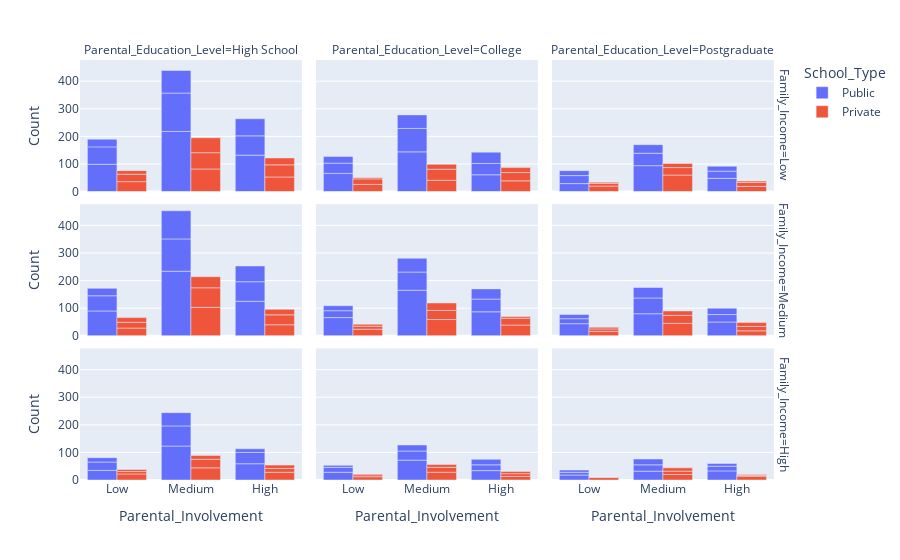

The cell this chart's notebook holds for it:
### Code cell
fig=px.bar(parent_motivation, x='Parental_Involvement', y='Count', color='School_Type', facet_col='Parental_Education_Level',facet_row='Family_Income', barmode='group',
           category_orders={'Parental_Involvement': ['Low', 'Medium', 'High'],
                            'Parental_Education_Level':['High School','College','Postgraduate'],
                            'Family_Income':['Low', 'Medium', 'High']}
            )
fig.show()

### Figure 1 — Plotly figure (JSON) as saved in the notebook; plotly's stock layout.template omitted (floating-point values rounded to 4 significant figures)
{"data": [{"alignmentgroup": "True", "hovertemplate": "School_Type=Public<br>Family_Income=Low<br>Parental_Education_Level=High School<br>Parental_Involvement=%{x}<br>Count=%{y}<extra></extra>", "legendgroup": "Public", "marker": {"color": "#636efa", "pattern": {"shape": ""}}, "name": "Public", "offsetgroup": "Public", "orientation": "v", "showlegend": true, "textposition": "auto", "type": "bar", "x": ["High", "High", "High", "Low", "Low", "Low", "Medium", "Medium", "Medium"], "xaxis": "x7", "y": [132, 70, 62, 99, 63, 28, 218, 139, 82], "yaxis": "y7"}, {"alignmentgroup": "True", "hovertemplate": "School_Type=Public<br>Family_Income=Low<br>Parental_Education_Level=College<br>Parental_Involvement=%{x}<br>Count=%{y}<extra></extra>", "legendgroup": "Public", "marker": {"color": "#636efa", "pattern": {"shape": ""}}, "name": "Public", "offsetgroup": "Public", "orientation": "v", "showlegend": false, "textposition": "auto", "type": "bar", "x": ["High", "High", "High", "Low", "Low", "Low", "Medium", "Medium", "Medium"], "xaxis": "x8", "y": [61, 41, 41, 66, 37, 24, 144, 85, 49], "yaxis": "y8"}, {"alignmentgroup": "True", "hovertemplate": "School_Type=Public<br>Family_Income=Low<br>Parental_Education_Level=Postgraduate<br>Parental_Involvement=%{x}<br>Count=%{y}<extra></extra>", "legendgroup": "Public", "marker": {"color": "#636efa", "pattern": {"shape": ""}}, "name": "Public", "offsetgroup": "Public", "orientation": "v", "showlegend": false, "textposition": "auto", "type": "bar", "x": ["High", "High", "High", "Low", "Low", "Low", "Medium", "Medium", "Medium"], "xaxis": "x9", "y": [48, 26, 18, 29, 29, 18, 94, 45, 31], "yaxis": "y9"}, {"alignmentgroup": "True", "hovertemplate": "School_Type=Public<br>Family_Income=Medium<br>Parental_Education_Level=High School<br>Parental_Involvement=%{x}<br>Count=%{y}<extra></extra>", "legendgroup": "Public", "marker": {"color": "#636efa", "pattern": {"shape": ""}}, "name": "Public", "offsetgroup": "Public", "orientation": "v", "showlegend": false, "textposition": "auto", "type": "bar", "x": ["High", "High", "High", "Low", "Low", "Low", "Medium", "Medium", "Medium"], "xaxis": "x4", "y": [125, 71, 57, 90, 55, 27, 234, 117, 102], "yaxis": "y4"}, {"alignmentgroup": "True", "hovertemplate": "School_Type=Public<br>Family_Income=Medium<br>Parental_Education_Level=College<br>Parental_Involvement=%{x}<br>Count=%{y}<extra></extra>", "legendgroup": "Public", "marker": {"color": "#636efa", "pattern": {"shape": ""}}, "name": "Public", "offsetgroup": "Public", "orientation": "v", "showlegend": false, "textposition": "auto", "type": "bar", "x": ["High", "High", "High", "Low", "Low", "Low", "Medium", "Medium", "Medium"], "xaxis": "x5", "y": [87, 46, 37, 66, 25, 18, 165, 66, 50], "yaxis": "y5"}, {"alignmentgroup": "True", "hovertemplate": "School_Type=Public<br>Family_Income=Medium<br>Parental_Education_Level=Postgraduate<br>Parental_Involvement=%{x}<br>Count=%{y}<extra></extra>", "legendgroup": "Public", "marker": {"color": "#636efa", "pattern": {"shape": ""}}, "name": "Public", "offsetgroup": "Public", "orientation": "v", "showlegend": false, "textposition": "auto", "type": "bar", "x": ["High", "High", "High", "Low", "Low", "Low", "Medium", "Medium", "Medium"], "xaxis": "x6", "y": [50, 27, 23, 44, 18, 15, 80, 57, 38], "yaxis": "y6"}, {"alignmentgroup": "True", "hovertemplate": "School_Type=Public<br>Family_Income=High<br>Parental_Education_Level=High School<br>Parental_Involvement=%{x}<br>Count=%{y}<extra></extra>", "legendgroup": "Public", "marker": {"color": "#636efa", "pattern": {"shape": ""}}, "name": "Public", "offsetgroup": "Public", "orientation": "v", "showlegend": false, "textposition": "auto", "type": "bar", "x": ["High", "High", "High", "Low", "Low", "Low", "Medium", "Medium", "Medium"], "xaxis": "x", "y": [59, 41, 13, 35, 30, 16, 123, 73, 48], "yaxis": "y"}, {"alignmentgroup": "True", "hovertemplate": "School_Type=Public<br>Family_Income=High<br>Parental_Education_Level=College<br>Parental_Involvement=%{x}<br>Count=%{y}<extra></extra>", "legendgroup": "Public", "marker": {"color": "#636efa", "pattern": {"shape": ""}}, "name": "Public", "offsetgroup": "Public", "orientation": "v", "showlegend": false, "textposition": "auto", "type": "bar", "x": ["High", "High", "High", "Low", "Low", "Low", "Medium", "Medium", "Medium"], "xaxis": "x2", "y": [34, 21, 20, 28, 18, 7, 72, 33, 22], "yaxis": "y2"}, {"alignmentgroup": "True", "hovertemplate": "School_Type=Public<br>Family_Income=High<br>Parental_Education_Level=Postgraduate<br>Parental_Involvement=%{x}<br>Count=%{y}<extra></extra>", "legendgroup": "Public", "marker": {"color": "#636efa", "pattern": {"shape": ""}}, "name": "Public", "offsetgroup": "Public", "orientation": "v", "showlegend": false, "textposition": "auto", "type": "bar", "x": ["High", "High", "High", "Low", "Low", "Low", "Medium", "Medium", "Medium"], "xaxis": "x3", "y": [33, 17, 10, 18, 10, 8, 32, 23, 21], "yaxis": "y3"}, {"alignmentgroup": "True", "hovertemplate": "School_Type=Private<br>Family_Income=Low<br>Parental_Education_Level=High School<br>Parental_Involvement=%{x}<br>Count=%{y}<extra></extra>", "legendgroup": "Private", "marker": {"color": "#EF553B", "pattern": {"shape": ""}}, "name": "Private", "offsetgroup": "Private", "orientation": "v", "showlegend": true, "textposition": "auto", "type": "bar", "x": ["High", "High", "High", "Low", "Low", "Low", "Medium", "Medium", "Medium"], "xaxis": "x7", "y": [53, 44, 25, 36, 27, 13, 82, 59, 54], "yaxis": "y7"}, {"alignmentgroup": "True", "hovertemplate": "School_Type=Private<br>Family_Income=Low<br>Parental_Education_Level=College<br>Parental_Involvement=%{x}<br>Count=%{y}<extra></extra>", "legendgroup": "Private", "marker": {"color": "#EF553B", "pattern": {"shape": ""}}, "name": "Private", "offsetgroup": "Private", "orientation": "v", "showlegend": false, "textposition": "auto", "type": "bar", "x": ["High", "High", "High", "Low", "Low", "Low", "Medium", "Medium", "Medium"], "xaxis": "x8", "y": [39, 30, 18, 26, 20, 4, 41, 40, 18], "yaxis": "y8"}, {"alignmentgroup": "True", "hovertemplate": "School_Type=Private<br>Family_Income=Low<br>Parental_Education_Level=Postgraduate<br>Parental_Involvement=%{x}<br>Count=%{y}<extra></extra>", "legendgroup": "Private", "marker": {"color": "#EF553B", "pattern": {"shape": ""}}, "name": "Private", "offsetgroup": "Private", "orientation": "v", "showlegend": false, "textposition": "auto", "type": "bar", "x": ["High", "High", "High", "Low", "Low", "Low", "Medium", "Medium", "Medium"], "xaxis": "x9", "y": [19, 14, 5, 20, 10, 4, 60, 27, 15], "yaxis": "y9"}, {"alignmentgroup": "True", "hovertemplate": "School_Type=Private<br>Family_Income=Medium<br>Parental_Education_Level=High School<br>Parental_Involvement=%{x}<br>Count=%{y}<extra></extra>", "legendgroup": "Private", "marker": {"color": "#EF553B", "pattern": {"shape": ""}}, "name": "Private", "offsetgroup": "Private", "orientation": "v", "showlegend": false, "textposition": "auto", "type": "bar", "x": ["High", "High", "High", "Low", "Low", "Low", "Medium", "Medium", "Medium"], "xaxis": "x4", "y": [40, 36, 20, 28, 21, 17, 103, 71, 40], "yaxis": "y4"}, {"alignmentgroup": "True", "hovertemplate": "School_Type=Private<br>Family_Income=Medium<br>Parental_Education_Level=College<br>Parental_Involvement=%{x}<br>Count=%{y}<extra></extra>", "legendgroup": "Private", "marker": {"color": "#EF553B", "pattern": {"shape": ""}}, "name": "Private", "offsetgroup": "Private", "orientation": "v", "showlegend": false, "textposition": "auto", "type": "bar", "x": ["High", "High", "High", "Low", "Low", "Low", "Medium", "Medium", "Medium"], "xaxis": "x5", "y": [39, 25, 6, 24, 11, 7, 59, 33, 27], "yaxis": "y5"}, {"alignmentgroup": "True", "hovertemplate": "School_Type=Private<br>Family_Income=Medium<br>Parental_Education_Level=Postgraduate<br>Parental_Involvement=%{x}<br>Count=%{y}<extra></extra>", "legendgroup": "Private", "marker": {"color": "#EF553B", "pattern": {"shape": ""}}, "name": "Private", "offsetgroup": "Private", "orientation": "v", "showlegend": false, "textposition": "auto", "type": "bar", "x": ["High", "High", "High", "Low", "Low", "Low", "Medium", "Medium", "Medium"], "xaxis": "x6", "y": [18, 16, 14, 16, 9, 6, 45, 29, 16], "yaxis": "y6"}, {"alignmentgroup": "True", "hovertemplate": "School_Type=Private<br>Family_Income=High<br>Parental_Education_Level=High School<br>Parental_Involvement=%{x}<br>Count=%{y}<extra></extra>", "legendgroup": "Private", "marker": {"color": "#EF553B", "pattern": {"shape": ""}}, "name": "Private", "offsetgroup": "Private", "orientation": "v", "showlegend": false, "textposition": "auto", "type": "bar", "x": ["High", "High", "High", "Low", "Low", "Low", "Medium", "Medium", "Medium"], "xaxis": "x", "y": [28, 14, 12, 22, 9, 7, 44, 31, 14], "yaxis": "y"}, {"alignmentgroup": "True", "hovertemplate": "School_Type=Private<br>Family_Income=High<br>Parental_Education_Level=College<br>Parental_Involvement=%{x}<br>Count=%{y}<extra></extra>", "legendgroup": "Private", "marker": {"color": "#EF553B", "pattern": {"shape": ""}}, "name": "Private", "offsetgroup": "Private", "orientation": "v", "showlegend": false, "textposition": "auto", "type": "bar", "x": ["High", "High", "High", "Low", "Low", "Low", "Medium", "Medium", "Medium"], "xaxis": "x2", "y": [13, 10, 8, 12, 7, 3, 28, 18, 10], "yaxis": "y2"}, {"alignmentgroup": "True", "hovertemplate": "School_Type=Private<br>Family_Income=High<br>Parental_Education_Level=Postgraduate<br>Parental_Involvement=%{x}<br>Count=%{y}<extra></extra>", "legendgroup": "Private", "marker": {"color": "#EF553B", "pattern": {"shape": ""}}, "name": "Private", "offsetgroup": "Private", "orientation": "v", "showlegend": false, "textposition": "auto", "type": "bar", "x": ["High", "High", "High", "Low", "Low", "Low", "Medium", "Medium", "Medium"], "xaxis": "x3", "y": [14, 3, 3, 9, 1, 1, 20, 12, 12], "yaxis": "y3"}], "layout": {"annotations": [{"font": {}, "showarrow": false, "text": "Parental_Education_Level=High School", "x": 0.1567, "xanchor": "center", "xref": "paper", "y": 1.0, "yanchor": "bottom", "yref": "paper"}, {"font": {}, "showarrow": false, "text": "Parental_Education_Level=College", "x": 0.49, "xanchor": "center", "xref": "paper", "y": 1.0, "yanchor": "bottom", "yref": "paper"}, {"font": {}, "showarrow": false, "text": "Parental_Education_Level=Postgraduate", "x": 0.8233, "xanchor": "center", "xref": "paper", "y": 1.0, "yanchor": "bottom", "yref": "paper"}, {"font": {}, "showarrow": false, "text": "Family_Income=High", "textangle": 90, "x": 0.98, "xanchor": "left", "xref": "paper", "y": 0.1567, "yanchor": "middle", "yref": "paper"}, {"font": {}, "showarrow": false, "text": "Family_Income=Medium", "textangle": 90, "x": 0.98, "xanchor": "left", "xref": "paper", "y": 0.5, "yanchor": "middle", "yref": "paper"}, {"font": {}, "showarrow": false, "text": "Family_Income=Low", "textangle": 90, "x": 0.98, "xanchor": "left", "xref": "paper", "y": 0.8433, "yanchor": "middle", "yref": "paper"}], "barmode": "group", "legend": {"title": {"text": "School_Type"}, "tracegroupgap": 0}, "margin": {"t": 60}, "xaxis": {"anchor": "y", "categoryarray": ["Low", "Medium", "High"], "categoryorder": "array", "domain": [0, 0.3133], "title": {"text": "Parental_Involvement"}}, "xaxis2": {"anchor": "y2", "categoryarray": ["Low", "Medium", "High"], "categoryorder": "array", "domain": [0.3333, 0.6467], "matches": "x", "title": {"text": "Parental_Involvement"}}, "xaxis3": {"anchor": "y3", "categoryarray": ["Low", "Medium", "High"], "categoryorder": "array", "domain": [0.6667, 0.98], "matches": "x", "title": {"text": "Parental_Involvement"}}, "xaxis4": {"anchor": "y4", "domain": [0, 0.3133], "matches": "x", "showticklabels": false}, "xaxis5": {"anchor": "y5", "domain": [0.3333, 0.6467], "matches": "x", "showticklabels": false}, "xaxis6": {"anchor": "y6", "domain": [0.6667, 0.98], "matches": "x", "showticklabels": false}, "xaxis7": {"anchor": "y7", "domain": [0, 0.3133], "matches": "x", "showticklabels": false}, "xaxis8": {"anchor": "y8", "domain": [0.3333, 0.6467], "matches": "x", "showticklabels": false}, "xaxis9": {"anchor": "y9", "domain": [0.6667, 0.98], "matches": "x", "showticklabels": false}, "yaxis": {"anchor": "x", "domain": [0, 0.3133], "title": {"text": "Count"}}, "yaxis2": {"anchor": "x2", "domain": [0, 0.3133], "matches": "y", "showticklabels": false}, "yaxis3": {"anchor": "x3", "domain": [0, 0.3133], "matches": "y", "showticklabels": false}, "yaxis4": {"anchor": "x4", "domain": [0.3433, 0.6567], "matches": "y", "title": {"text": "Count"}}, "yaxis5": {"anchor": "x5", "domain": [0.3433, 0.6567], "matches": "y", "showticklabels": false}, "yaxis6": {"anchor": "x6", "domain": [0.3433, 0.6567], "matches": "y", "showticklabels": false}, "yaxis7": {"anchor": "x7", "domain": [0.6867, 1.0], "matches": "y", "title": {"text": "Count"}}, "yaxis8": {"anchor": "x8", "domain": [0.6867, 1.0], "matches": "y", "showticklabels": false}, "yaxis9": {"anchor": "x9", "domain": [0.6867, 1.0], "matches": "y", "showticklabels": false}}}
